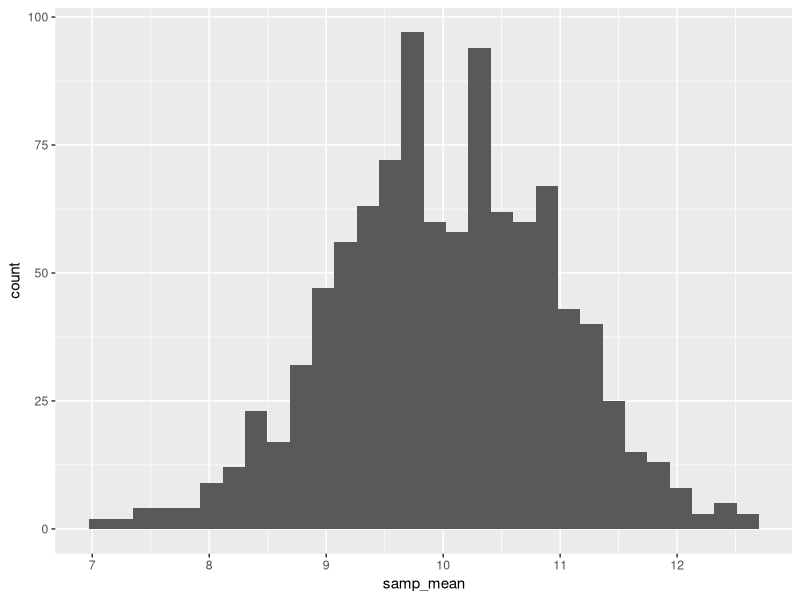
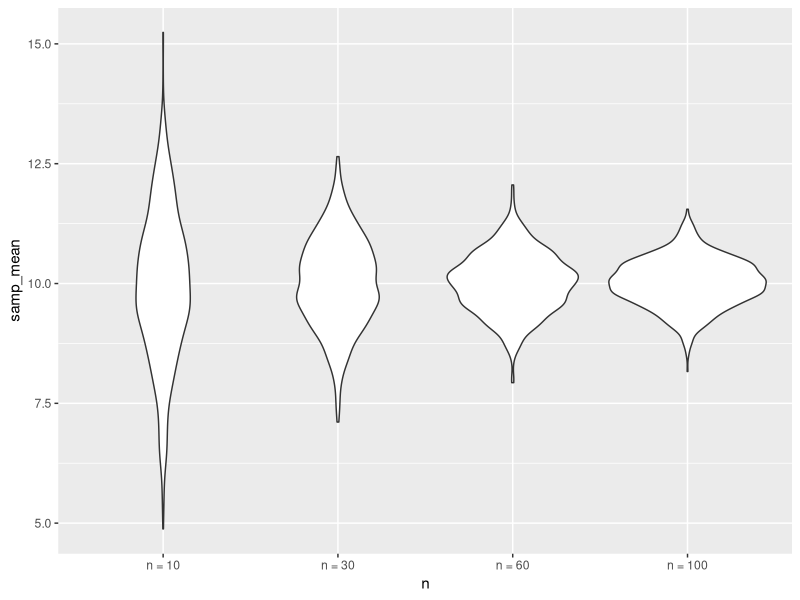
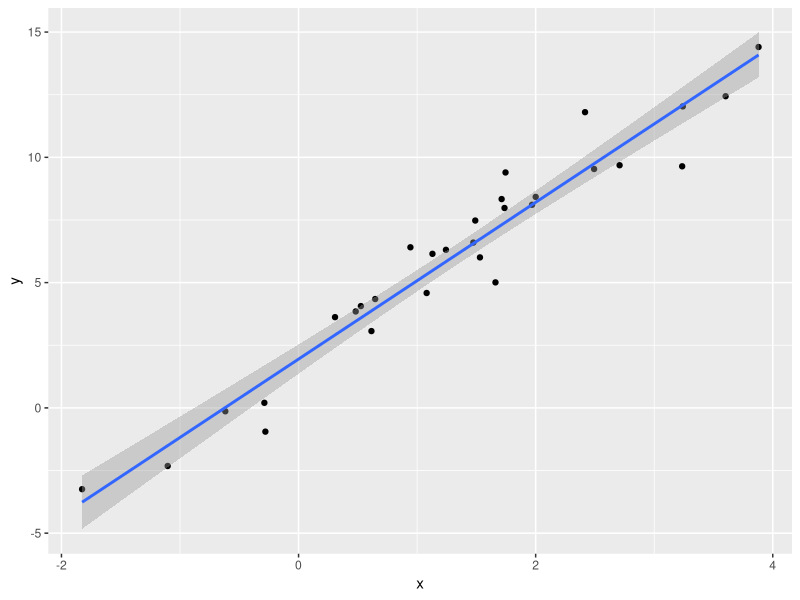

Source code (R) for these figures, in order: (Note: this script raises an error after producing the figures.)
## ---- chunk 1
library(tidyverse)
## ---- chunk 2
sim_df = tibble(x = rnorm(30, 10, 5))

sim_df |> 
  summarize(mean = mean(x),
            sd = sd(x))
## ---- chunk 3
sim_mean_sd = function(samp_size = 30,
                       true_mean = 10,
                       true_sd = 5) {
  sim_df = tibble(x = rnorm(samp_size, 
                            true_mean, 
                            true_sd))
  
  out_df = sim_df |> 
    summarize(samp_mean = mean(x),
              samp_sd = sd(x))
  
  return(out_df)
}

sim_mean_sd(samp_size = 30,
            true_mean = 4,
            true_sd = 12)
## ---- chunk 4
output = vector("list", 1000)

for (i in 1:1000) {
  output[[i]] = sim_mean_sd(30)
}

bind_rows(output) |> 
  summarize(avg_samp_mean = mean(samp_mean),
            SE_samp_sd = sd(samp_mean))
## ---- chunk 5
sim_res = tibble(iter = 1:1000) |> 
  mutate(samp_res = map(iter, sim_mean_sd, samp_size = 30)) |> 
  unnest()

sim_res
## ---- chunk 6
sim_res = expand_grid(n = c(10, 30, 60, 100),
                      iter = 1:1000) |> 
  mutate(samp_res = map(n, sim_mean_sd)) |> 
  unnest()

sim_res
## ---- chunk 7
sim_res |> 
  group_by(n) |> 
  summarize(se = sd(samp_mean))
## ---- chunk 8
sim_res |> 
  filter(n == 30) |> 
  ggplot(aes(x = samp_mean)) +
  geom_histogram()

sim_res |> 
  mutate(n = str_c("n = ", n),
         n = fct_inorder(n)) |> 
  ggplot(aes(x = n,
             y = samp_mean)) +
  geom_violin()
## ---- chunk 9
sim_data = tibble(x = rnorm(30, 
                            mean = 1, 
                            sd = 1),
                  y = 2 + 3 * x + rnorm(30, 0, 1))

lm_fit = lm(y ~ x, data = sim_data)

sim_data |> 
  ggplot(aes(x = x,
             y = y)) +
  geom_point() +
  stat_smooth(method = "lm")
## ---- chunk 10
sim_regression = function(n) {
  tibble(x = rnorm(n, 
                   mean = 1, 
                   sd = 1),
         y = 2 + 3 * x + rnorm(n, 0, 1))

  lm_fit = lm(y ~ x, data = sim_data)

  out_df = tibble(beta0_hat = coef(lm_fit)[1],
                  beta1_hat = coef(lm_fit)[2])
  
  return(out_df)
}

sim_res = expand_grid(sample_size = c(30, 60),
                      iter = 1:1000) |> 
  mutate(lm_res = map(sample_size, \(n) sim_mean_sd(n))) |> 
  unnest(lm_res)

sim_res |> 
  mutate(sample_size = str_c("n = ", sample_size)) |> 
  ggplot(aes(x = sample_size,
             y = beta1_hat)) +
  geom_boxplot()

sim_res |> 
  filter(sample_size == 30) |> 
  ggplot(aes(x = beta0_hat,
             y = beta1_hat)) +
  geom_point() + 
  geom_smooth()
## ---- chunk 11
bday_sim = function(n) {
  bdays = sample(1:365,
                 size = n,
                 replace = TRUE)
  
  dup = length(unique(bdays)) < n
  
  return(dup)
}

bday_sim(10)
## ---- chunk 12
sim_res = expand_grid(n = 2:50,
                      iter = 1:10000) |> 
  mutate(res = map_lgl(n, bday_sim)) |> 
  group_by(n) |> 
  summarize(prob = mean(res))

sim_res |> 
  ggplot(aes(x = n,
             y = prob)) +
  geom_line()
